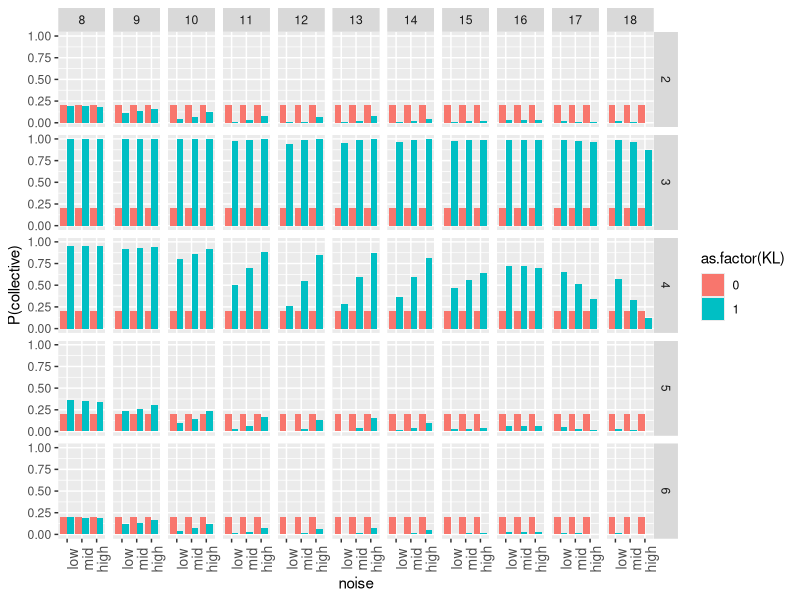
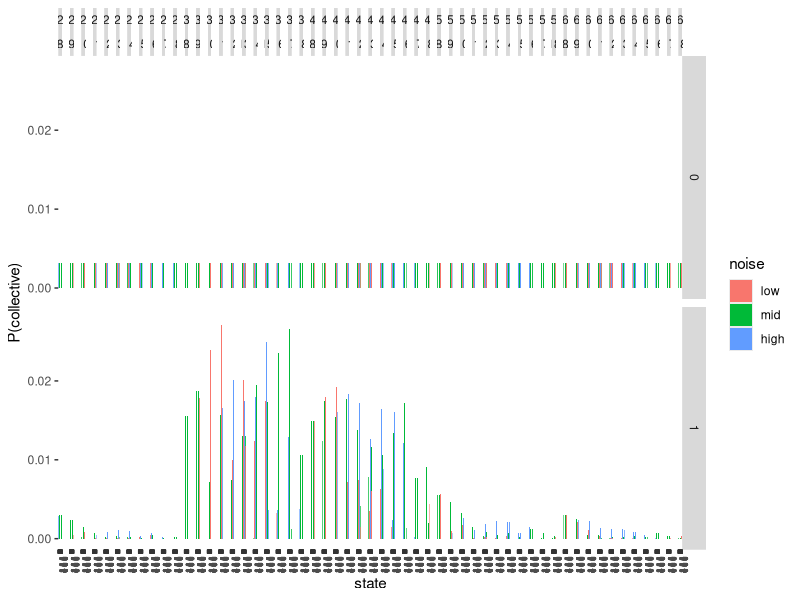
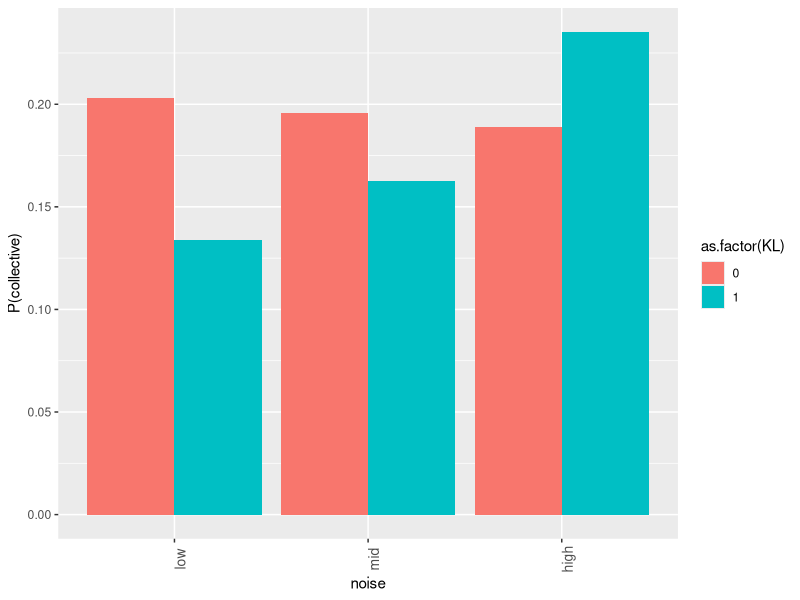
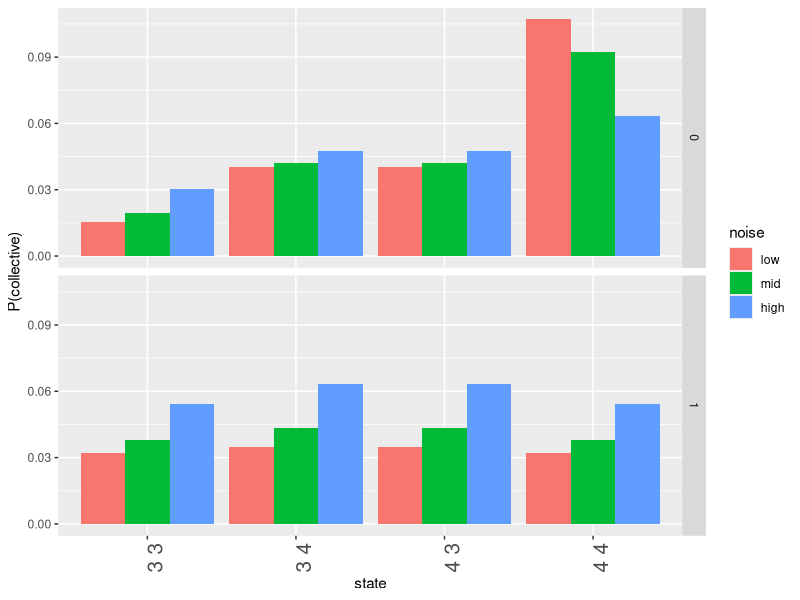
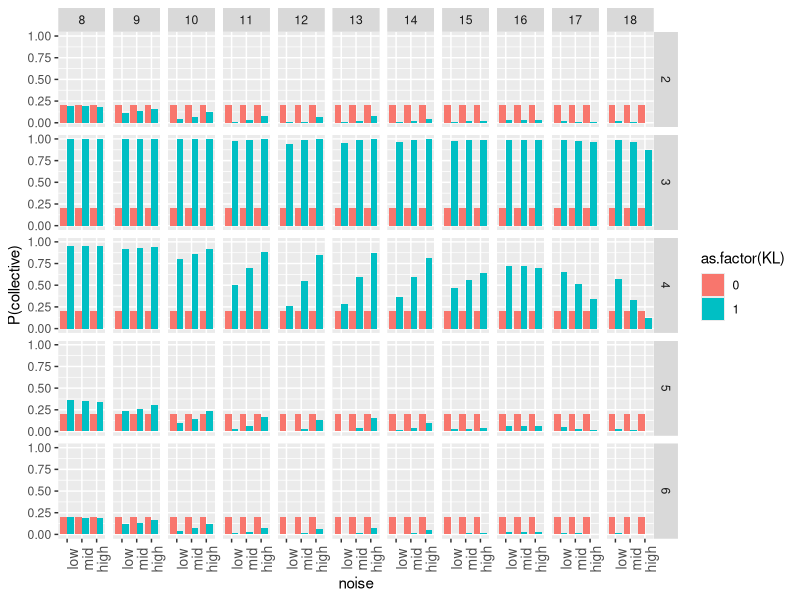
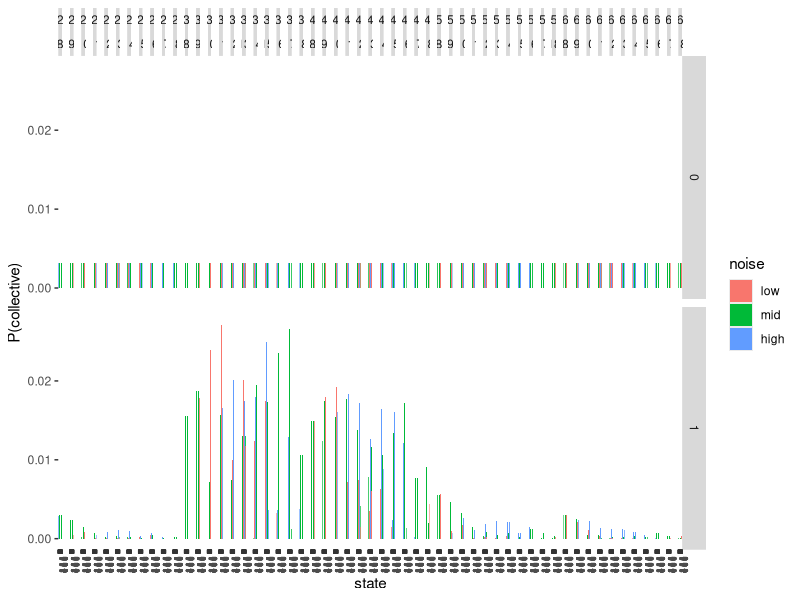
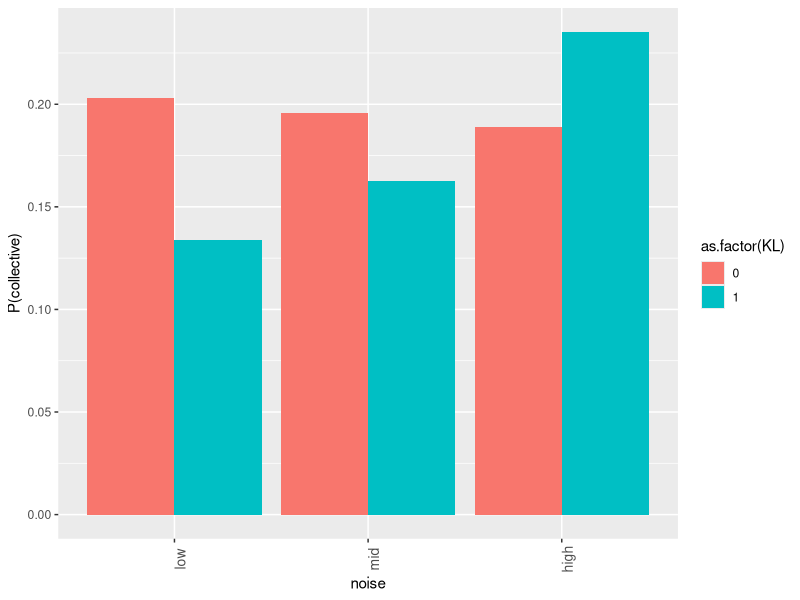
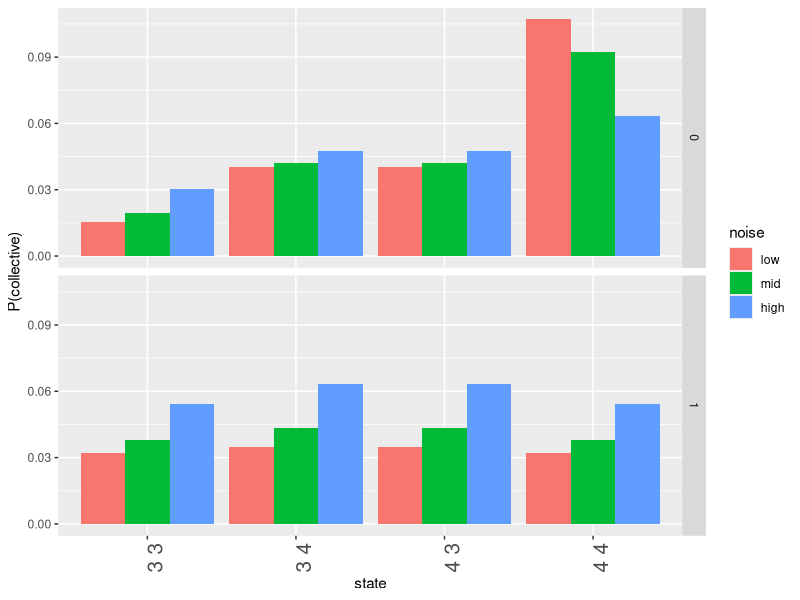

These figures' R source, in order: (Note: this script raises an error after producing the figures.)
library(ggplot2)

setwd("~/Documents/git/cocolab/collective/models_2/")



###################################




#4 objects fixed thetas
a = read.csv("plural-predication-KL-4-23.csv",header=F)
a$KL = 1
b = read.csv("plural-predication-4-23.csv",header=F)
b$KL = 0
d = rbind(a,b)
#d <- b
#colnames(d) <- c("noise","numobjs","dist_theta","coll_theta","collective","obj1","obj2","p","KL")
colnames(d) <- c("noise","numobjs","dist_theta","coll_theta","collective","obj1","obj2","obj3","p","KL")
head(d)

d$noise <-factor(d$noise,levels=c("low",'mid','high'))
d$numobjs <- factor(d$numobjs)
d$dist_theta <- factor(d$dist_theta)
d$coll_theta <- factor(d$coll_theta)
#d$state = paste(d$obj1,d$obj2)
d$state = paste(d$obj1,d$obj2,d$obj3)
d$state <- factor(d$state)
d$KL <- factor(d$KL)
d$p <- as.numeric(as.character(d$p))

#all <- d

## no neg plots

#d <- d[d$neg==0,]

# check effect direction for fixed thetas

agg <- aggregate(p~noise*dist_theta*coll_theta*KL,d[d$collective=="true",],sum)

p <- ggplot(agg,aes(x=noise,y=p)) +
  geom_bar(stat='identity',position=position_dodge(),aes(fill=as.factor(KL))) +
  ylab("P(collective)") +
  theme(axis.text.x = element_text(size=10,angle=90))+
  facet_grid(dist_theta~coll_theta)
p
ggsave("plots/plural-predication-4-23.pdf",height=10,width=20)

# check state distribution

t <- d[d$collective=="true",]

state <- ggplot(t,aes(x=state,y=p,fill=noise)) +
  geom_bar(stat='identity',position=position_dodge()) +
  ylab("P(collective)") +
  theme(axis.text.x = element_text(size=5,angle=90))+
  facet_grid(KL~dist_theta+coll_theta)
state
ggsave("plots/plural-predication-state-4-23.pdf",height=5,width=150,limitsize=FALSE)



###################################


## INFERRED THETAS


#4 objects infer thetas
a = read.csv("plural-predication-noah-KL.csv",header=F)
a$KL = 1
b = read.csv("plural-predication-noah.csv",header=F)
b$KL = 0
d = rbind(a,b)
#d <- b
colnames(d) <- c("noise","numobjs","collective","obj1","obj2","p","KL")
#colnames(d) <- c("noise","numobjs","collective","obj1","obj2","obj3","p","KL")
head(d)


d$noise <-factor(d$noise,levels=c("low",'mid','high'))
d$numobjs <- factor(d$numobjs)
#d$state = paste(d$obj1,d$obj2,d$obj3)
d$state = paste(d$obj1,d$obj2)
d$state <- factor(d$state)
d$KL <- factor(d$KL)
d$p <- as.numeric(as.character(d$p))

# check effect direction for inferred thetas

agg <- aggregate(p~noise*KL,d[d$collective=="true",],sum)

p <- ggplot(agg,aes(x=noise,y=p)) +
  geom_bar(stat='identity',position=position_dodge(),aes(fill=as.factor(KL))) +
  ylab("P(collective)") +
  theme(axis.text.x = element_text(size=10,angle=90))#+
  #facet_grid(dist_theta~coll_theta)
p
ggsave("plots/plural-predication-noah.pdf",height=3,width=8)

# check state distribution for inferred thetas

t <- d[d$collective=="true",]

state <- ggplot(t,aes(x=state,y=p,fill=noise)) +
  geom_bar(stat='identity',position=position_dodge()) +
  ylab("P(collective)") +
  theme(axis.text.x = element_text(size=15,angle=90))+
  facet_grid(KL~.)
state
ggsave("plots/plural-predication-state-noah.pdf",height=5,width=10,limitsize=FALSE)







########################


## KL FLIP

#4 objects infer thetas
a = read.csv("plural-predication-KL-4-23.csv",header=F)
a$KL = 1
b = read.csv("plural-predication-4-23.csv",header=F)
b$KL = 0
d = rbind(a,b)
#d <- a
colnames(d) <- c("noise","numobjs","collective","obj1","obj2","obj3","p","KL")
#colnames(d) <- c("noise","numobjs","collective","obj1","obj2","obj3","p","KL")
head(d)


d$noise <-factor(d$noise,levels=c("low",'mid','high'))
d$numobjs <- factor(d$numobjs)
d$state = paste(d$obj1,d$obj2,d$obj3)
#d$state = paste(d$obj1,d$obj2)
d$state <- factor(d$state)
d$KL <- factor(d$KL)
d$p <- as.numeric(as.character(d$p))

# check effect direction for inferred thetas

agg <- aggregate(p~noise*KL,d[d$collective=="true",],sum)

p <- ggplot(agg,aes(x=noise,y=p)) +
  geom_bar(stat='identity',position=position_dodge(),aes(fill=as.factor(KL))) +
  ylab("P(collective)") +
  theme(axis.text.x = element_text(size=10,angle=90))#+
#facet_grid(dist_theta~coll_theta)
p
ggsave("plots/plural-predication-4-23.pdf",height=3,width=8)

# check state distribution for inferred thetas

t <- d[d$collective=="true",]

state <- ggplot(t,aes(x=state,y=p,fill=noise)) +
  geom_bar(stat='identity',position=position_dodge()) +
  ylab("P(collective)") +
  theme(axis.text.x = element_text(size=15,angle=90))+
  facet_grid(KL~.)
state
ggsave("plots/plural-predication-4-23-state.pdf",height=5,width=10,limitsize=FALSE)
